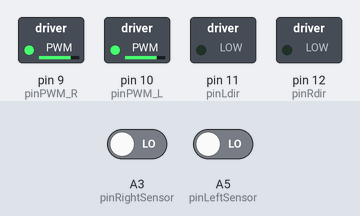
Bench run of a sketch on a simulated Arduino Uno, built with avr-gcc and run on an emulated ATmega328P. On the bench: switched loads named in the sketch (green lamp = pin HIGH). The test bench sets the inputs (shaded band); at power-on: A3 (pinRightSensor) LOW, A5 (pinLeftSensor) LOW.

Above: at 1.2 s.
1.3 s: A3 (pinRightSensor) driven HIGH
At 2.5 s:
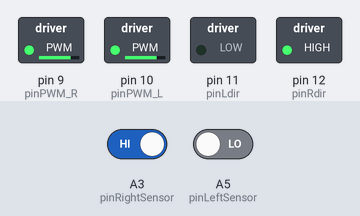
2.8 s: A5 (pinLeftSensor) driven HIGH
At 3.8 s:
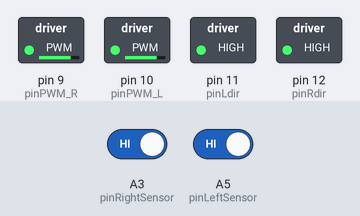
4.3 s: A3 (pinRightSensor) driven LOW
At 4.9 s:
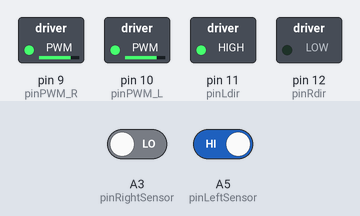
5.8 s: A5 (pinLeftSensor) driven LOW
At 7.2 s:
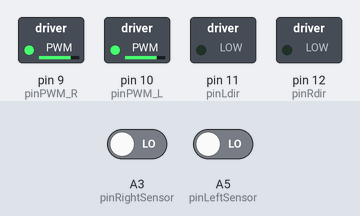
Timing chart, 0 to 8.3 s (numbered marks = the images above; inputs shaded):
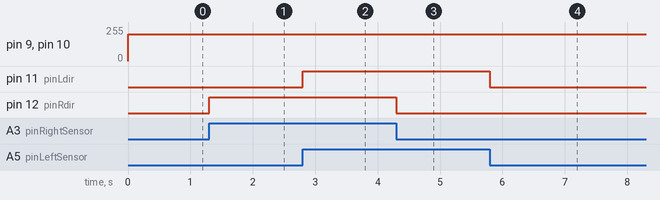

Measured:
- after the input at 1.3 s, pin 12 (pinRdir): LOW → HIGH at once
- after the input at 2.8 s, pin 11 (pinLdir): LOW → HIGH at once
- after the input at 4.3 s, pin 12 (pinRdir): HIGH → LOW at once
- after the input at 5.8 s, pin 11 (pinLdir): HIGH → LOW at once

The sketch:

lab_05_s4.ino
```cpp
/*
  ELEC1100 Lab#05

  Use sensors to control motor rotation

*/

// assign meaningful names to those pins that will be used

#define pinLeftSensor A5      //pin A5
#define pinRightSensor A3     //pin A3

#define pinLdir 11            //pin D11
#define pinRdir 12            //pin D12

#define pinPWM_L 10            //pin D10
#define pinPWM_R 9            //pin D9

//define variables to be used in script
int leftSensor = 1;
int rightSensor = 1;

// the setup function runs once when you press reset or power the board

void setup ()
{
  // define pins as input and output.
  pinMode(pinLeftSensor, INPUT);
  pinMode(pinRightSensor, INPUT);

  pinMode(pinLdir, OUTPUT);
  pinMode(pinRdir, OUTPUT);

  pinMode(pinPWM_L, OUTPUT);
  pinMode(pinPWM_R, OUTPUT);

  // initialize output pins.
  digitalWrite(pinLdir, HIGH);
  digitalWrite(pinRdir, HIGH);
}

// the loop function runs over and over again forever
void loop()
{
  analogWrite(pinPWM_L, 200);
  analogWrite(pinPWM_R, 200);

  leftSensor = digitalRead(pinLeftSensor);
  rightSensor = digitalRead(pinRightSensor);

  if ( leftSensor ) {
    digitalWrite(pinLdir, HIGH);
  }

  if ( !leftSensor ) {
    digitalWrite(pinLdir, LOW);
  }

  if ( rightSensor ) {
    digitalWrite(pinRdir, HIGH);
  }

  if ( !rightSensor ) {
    digitalWrite(pinRdir, LOW);
  }
}
```
